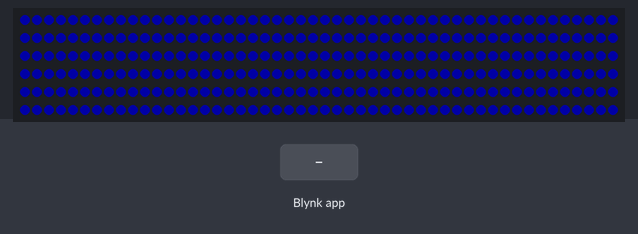
A sketch run on a simulated Arduino Mega 2560, built for the host (arithmetic inside an expression is 32-bit, double 64-bit). Shown: 300 RGB LEDs in strip order, left to right, continuing on the next row. Inputs (shaded band) come from the test bench. Dim RGB values are drawn brighter than linear; WiFi joins after 1.5 s; servers stay silent unless stated.

Above: at 3.0 s.
3.1 s: Blynk app writes 1 to V3
Timing chart, 0 to 6.1 s (numbered marks = the images above; inputs shaded):
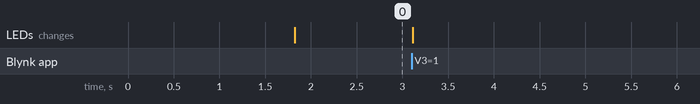

The sketch:

Bedroom.ino
```cpp
#define BLYNK_TEMPLATE_ID "TMPLx_dZEbtr"
#define BLYNK_DEVICE_NAME "Arduino Uno"
char auth[] = "A60hTHiqgCRL0STvQzSyYV6SrC6LS2X5";

#define BLYNK_PRINT Serial
#define ESP8266_BAUD 9600
#define LED_PIN    6
#define LED_COUNT 300

#include <ESP8266_Lib.h>
#include <BlynkSimpleShieldEsp8266.h>
//#include <SoftwareSerial.h>
#include <Adafruit_NeoPixel.h>

Adafruit_NeoPixel strip(LED_COUNT, LED_PIN, NEO_GRB + NEO_KHZ800);
//SoftwareSerial EspSerial(2, 3); // RX, TX

#define EspSerial Serial1

char ssid[] = "WhiteSky-TheArch";
char pass[] = "kctzvfuq";

ESP8266 wifi(&EspSerial);

BlynkTimer timer;

int temperature = 0,
    power = 0,
    menu = 0,
    r = 0, g = 0, b = 0,
    brightness = 0;

void myTimerEvent() {

}

//Temperature
BLYNK_WRITE(V0) {

}

//Power
BLYNK_WRITE(V1) {
  power = param.asInt();
}

//Menu
BLYNK_WRITE(V2) {
  menu = param.asInt();
}

//Red
BLYNK_WRITE(V3) {
  r = param.asInt();
  updateStrip();
}

//Green
BLYNK_WRITE(V4) {
  g = param.asInt();
  updateStrip();
}

//Blue
BLYNK_WRITE(V5) {
  b = param.asInt();
  updateStrip();
}

//Brightness
BLYNK_WRITE(V6) {
  brightness = param.asInt();
  updateStrip();
}

void updateStrip()  {
  strip.fill(strip.Color(r, g, b), 0, LED_COUNT);
  strip.setBrightness(brightness);
  strip.show();
}

void setup()
{
  Serial.begin(115200);

  EspSerial.begin(ESP8266_BAUD);
  delay(10);

  Blynk.begin(auth, wifi, ssid, pass);
  timer.setInterval(1000L, myTimerEvent);

  strip.begin();
  strip.fill(strip.Color(0, 0, 100), 0, LED_COUNT);
  strip.setBrightness(100);
  strip.show();

  Blynk.virtualWrite(V3, r);
  Blynk.virtualWrite(V4, g);
  Blynk.virtualWrite(V5, b);
  Blynk.virtualWrite(V6, brightness);
}

void loop()
{
  Blynk.run();
  timer.run();
}
```
